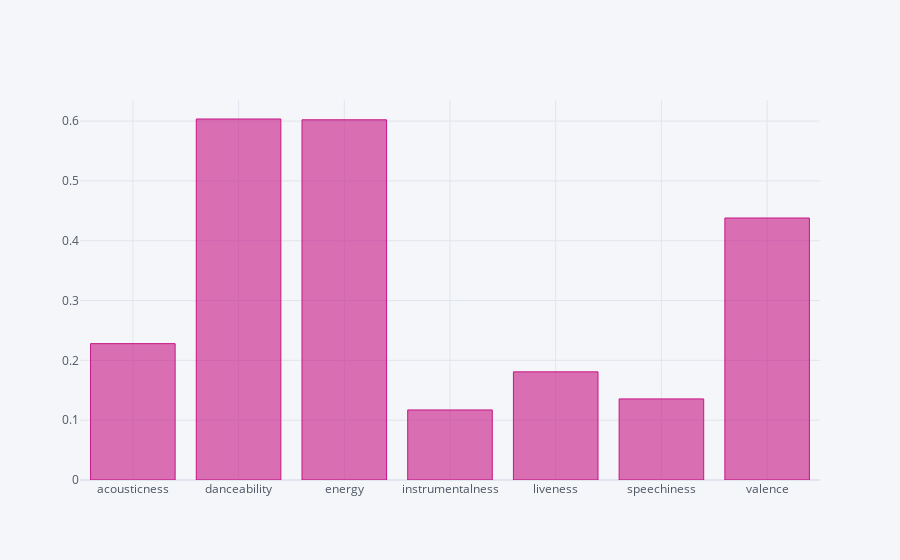

The notebook cell saved with this chart:
### Markdown cell above
## Showing the bar plot for the audio features.

### Code cell
df_mean2.iplot(kind ='bar',colors = 'mediumvioletred')

### Figure 1 — Plotly figure (JSON) as saved in the notebook; plotly's stock layout.template omitted (floating-point values rounded to 4 significant figures)
{"data": [{"marker": {"color": "rgba(199, 21, 133, 0.6)", "line": {"color": "rgba(199, 21, 133, 1.0)", "width": 1}}, "name": "0", "orientation": "v", "text": "", "type": "bar", "x": ["acousticness", "danceability", "energy", "instrumentalness", "liveness", "speechiness", "valence"], "y": [0.228, 0.6035, 0.6022, 0.1171, 0.1808, 0.1356, 0.438]}], "layout": {"legend": {"bgcolor": "#F5F6F9", "font": {"color": "#4D5663"}}, "paper_bgcolor": "#F5F6F9", "plot_bgcolor": "#F5F6F9", "title": {"font": {"color": "#4D5663"}}, "xaxis": {"gridcolor": "#E1E5ED", "showgrid": true, "tickfont": {"color": "#4D5663"}, "title": {"font": {"color": "#4D5663"}, "text": ""}, "zerolinecolor": "#E1E5ED"}, "yaxis": {"gridcolor": "#E1E5ED", "showgrid": true, "tickfont": {"color": "#4D5663"}, "title": {"font": {"color": "#4D5663"}, "text": ""}, "zerolinecolor": "#E1E5ED"}}}
